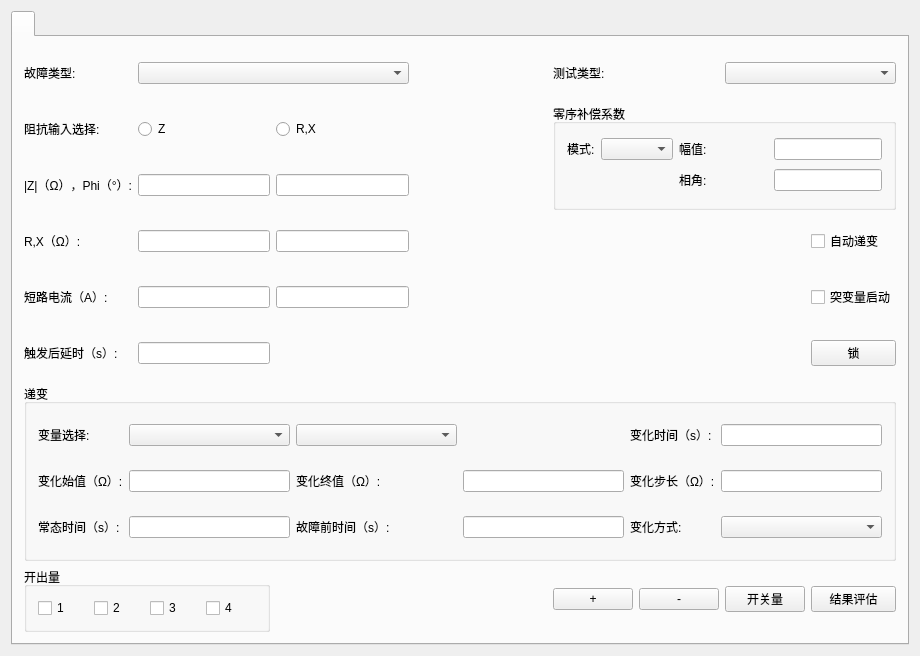
<?xml version="1.0" encoding="UTF-8"?>
<ui version="4.0">
 <class>QImpedanceManuWidget</class>
 <widget class="QWidget" name="QImpedanceManuWidget">
  <property name="geometry">
   <rect>
    <x>0</x>
    <y>0</y>
    <width>920</width>
    <height>656</height>
   </rect>
  </property>
  <property name="sizePolicy">
   <sizepolicy hsizetype="Expanding" vsizetype="Expanding">
    <horstretch>0</horstretch>
    <verstretch>0</verstretch>
   </sizepolicy>
  </property>
  <property name="windowTitle">
   <string>Form</string>
  </property>
  <layout class="QGridLayout" name="gridLayout">
   <item row="0" column="0">
    <widget class="QSttTabWidget" name="m_pImpedanceManuTab">
     <widget class="QWidget" name="m_pParaSetting_Widget">
      <attribute name="title">
       <string/>
      </attribute>
      <layout class="QGridLayout" name="gridLayout_6">
       <item row="0" column="1" colspan="3">
        <layout class="QGridLayout" name="gridLayout_2">
         <item row="1" column="1">
          <widget class="QRadioButton" name="m_pRad_Z">
           <property name="text">
            <string>Z</string>
           </property>
          </widget>
         </item>
         <item row="0" column="1" colspan="2">
          <widget class="QScrollComboBox" name="m_pCmb_FaultType"/>
         </item>
         <item row="8" column="6">
          <widget class="QPushButton" name="m_pBinarySet_PushButton">
           <property name="text">
            <string>开关量</string>
           </property>
           <property name="autoDefault">
            <bool>false</bool>
           </property>
          </widget>
         </item>
         <item row="0" column="6" colspan="2">
          <widget class="QScrollComboBox" name="m_pCmb_CalMode"/>
         </item>
         <item row="8" column="7">
          <widget class="QPushButton" name="m_pEstimate_PushButton">
           <property name="text">
            <string>结果评估</string>
           </property>
           <property name="autoDefault">
            <bool>false</bool>
           </property>
          </widget>
         </item>
         <item row="1" column="4" rowspan="2" colspan="4">
          <widget class="QSttGroupBox" name="groupBoxCoe">
           <property name="title">
            <string>零序补偿系数</string>
           </property>
           <layout class="QGridLayout" name="gridLayoutSub">
            <item row="0" column="0">
             <widget class="QLabel" name="m_pCacuTypeLabel">
              <property name="text">
               <string>模式:</string>
              </property>
             </widget>
            </item>
            <item row="0" column="1">
             <widget class="QScrollComboBox" name="m_pCmb_CacuType">
              <property name="sizePolicy">
               <sizepolicy hsizetype="Preferred" vsizetype="Fixed">
                <horstretch>0</horstretch>
                <verstretch>0</verstretch>
               </sizepolicy>
              </property>
              <property name="minimumSize">
               <size>
                <width>0</width>
                <height>0</height>
               </size>
              </property>
             </widget>
            </item>
            <item row="0" column="2">
             <widget class="QLabel" name="m_pAmpLabel">
              <property name="sizePolicy">
               <sizepolicy hsizetype="MinimumExpanding" vsizetype="Preferred">
                <horstretch>0</horstretch>
                <verstretch>0</verstretch>
               </sizepolicy>
              </property>
              <property name="minimumSize">
               <size>
                <width>50</width>
                <height>0</height>
               </size>
              </property>
              <property name="text">
               <string>幅值:</string>
              </property>
             </widget>
            </item>
            <item row="0" column="3">
             <widget class="QSettingLineEdit" name="m_pAmpEdit">
              <property name="alignment">
               <set>Qt::AlignCenter</set>
              </property>
             </widget>
            </item>
            <item row="1" column="2">
             <widget class="QLabel" name="m_pAngleLabel">
              <property name="sizePolicy">
               <sizepolicy hsizetype="MinimumExpanding" vsizetype="Preferred">
                <horstretch>0</horstretch>
                <verstretch>0</verstretch>
               </sizepolicy>
              </property>
              <property name="minimumSize">
               <size>
                <width>50</width>
                <height>0</height>
               </size>
              </property>
              <property name="text">
               <string>相角:</string>
              </property>
             </widget>
            </item>
            <item row="1" column="3">
             <widget class="QSettingLineEdit" name="m_pAngleEdit">
              <property name="alignment">
               <set>Qt::AlignCenter</set>
              </property>
             </widget>
            </item>
           </layout>
          </widget>
         </item>
         <item row="3" column="7">
          <widget class="QSttCheckBox" name="m_pAuto_CheckBox">
           <property name="text">
            <string>自动递变</string>
           </property>
          </widget>
         </item>
         <item row="4" column="7">
          <widget class="QSttCheckBox" name="m_pMutation_CheckBox">
           <property name="text">
            <string>突变量启动</string>
           </property>
          </widget>
         </item>
         <item row="5" column="7">
          <widget class="QPushButton" name="m_pLock_PushButton">
           <property name="text">
            <string>锁</string>
           </property>
          </widget>
         </item>
         <item row="8" column="5">
          <widget class="QPushButton" name="m_pbn_Down">
           <property name="text">
            <string>-</string>
           </property>
          </widget>
         </item>
         <item row="8" column="0" colspan="2">
          <widget class="QSttGroupBox" name="m_pBoutGroupBox">
           <property name="title">
            <string>开出量</string>
           </property>
           <layout class="QGridLayout" name="gridLayout_5">
            <item row="1" column="0">
             <widget class="QSttCheckBox" name="m_pBout_CheckBox0">
              <property name="text">
               <string>1</string>
              </property>
             </widget>
            </item>
            <item row="1" column="1">
             <widget class="QSttCheckBox" name="m_pBout_CheckBox1">
              <property name="text">
               <string>2</string>
              </property>
             </widget>
            </item>
            <item row="1" column="2">
             <widget class="QSttCheckBox" name="m_pBout_CheckBox2">
              <property name="text">
               <string>3</string>
              </property>
             </widget>
            </item>
            <item row="1" column="3">
             <widget class="QSttCheckBox" name="m_pBout_CheckBox3">
              <property name="text">
               <string>4</string>
              </property>
             </widget>
            </item>
           </layout>
          </widget>
         </item>
         <item row="8" column="4">
          <widget class="QPushButton" name="m_pbn_Up">
           <property name="text">
            <string>+</string>
           </property>
          </widget>
         </item>
         <item row="5" column="1">
          <widget class="QSttLineEdit" name="m_pTrigDelayEdit">
           <property name="alignment">
            <set>Qt::AlignCenter</set>
           </property>
          </widget>
         </item>
         <item row="3" column="0">
          <widget class="QLabel" name="m_pRXLabel">
           <property name="sizePolicy">
            <sizepolicy hsizetype="Preferred" vsizetype="Preferred">
             <horstretch>0</horstretch>
             <verstretch>0</verstretch>
            </sizepolicy>
           </property>
           <property name="minimumSize">
            <size>
             <width>0</width>
             <height>50</height>
            </size>
           </property>
           <property name="text">
            <string>R,X（Ω）:</string>
           </property>
          </widget>
         </item>
         <item row="4" column="1">
          <widget class="QSttLineEdit" name="m_pShortIOrZsAmpEdit">
           <property name="alignment">
            <set>Qt::AlignCenter</set>
           </property>
          </widget>
         </item>
         <item row="2" column="2">
          <widget class="QSettingLineEdit" name="m_pPhiEdit">
           <property name="alignment">
            <set>Qt::AlignCenter</set>
           </property>
          </widget>
         </item>
         <item row="2" column="1">
          <widget class="QSettingLineEdit" name="m_pZEdit">
           <property name="alignment">
            <set>Qt::AlignCenter</set>
           </property>
          </widget>
         </item>
         <item row="4" column="2">
          <widget class="QSttLineEdit" name="m_pShortIOrZsAngleEdit">
           <property name="alignment">
            <set>Qt::AlignCenter</set>
           </property>
          </widget>
         </item>
         <item row="3" column="1">
          <widget class="QSttLineEdit" name="m_pREdit">
           <property name="alignment">
            <set>Qt::AlignCenter</set>
           </property>
          </widget>
         </item>
         <item row="3" column="2">
          <widget class="QSttLineEdit" name="m_pXEdit">
           <property name="alignment">
            <set>Qt::AlignCenter</set>
           </property>
          </widget>
         </item>
         <item row="2" column="0">
          <widget class="QLabel" name="m_pZLabel">
           <property name="sizePolicy">
            <sizepolicy hsizetype="Preferred" vsizetype="Preferred">
             <horstretch>0</horstretch>
             <verstretch>0</verstretch>
            </sizepolicy>
           </property>
           <property name="minimumSize">
            <size>
             <width>0</width>
             <height>50</height>
            </size>
           </property>
           <property name="text">
            <string>|Z|（Ω），Phi（°）:</string>
           </property>
          </widget>
         </item>
         <item row="1" column="2">
          <widget class="QRadioButton" name="m_pRad_RX">
           <property name="text">
            <string>R,X</string>
           </property>
          </widget>
         </item>
         <item row="0" column="3">
          <spacer name="horizontalSpacer_2">
           <property name="orientation">
            <enum>Qt::Horizontal</enum>
           </property>
           <property name="sizeType">
            <enum>QSizePolicy::MinimumExpanding</enum>
           </property>
           <property name="sizeHint" stdset="0">
            <size>
             <width>40</width>
             <height>20</height>
            </size>
           </property>
          </spacer>
         </item>
         <item row="6" column="0" rowspan="2" colspan="8">
          <widget class="QSttGroupBox" name="groupBoxCommon">
           <property name="sizePolicy">
            <sizepolicy hsizetype="Preferred" vsizetype="Preferred">
             <horstretch>0</horstretch>
             <verstretch>0</verstretch>
            </sizepolicy>
           </property>
           <property name="title">
            <string>递变</string>
           </property>
           <layout class="QGridLayout" name="gridLayoutCommon">
            <item row="2" column="0">
             <widget class="QLabel" name="m_PrepareTimeLabel">
              <property name="sizePolicy">
               <sizepolicy hsizetype="Preferred" vsizetype="Expanding">
                <horstretch>0</horstretch>
                <verstretch>0</verstretch>
               </sizepolicy>
              </property>
              <property name="text">
               <string>常态时间（s）:</string>
              </property>
              <property name="alignment">
               <set>Qt::AlignLeading|Qt::AlignLeft|Qt::AlignVCenter</set>
              </property>
             </widget>
            </item>
            <item row="0" column="1">
             <widget class="QScrollComboBox" name="m_pCmb_FirstMode">
              <property name="sizePolicy">
               <sizepolicy hsizetype="Preferred" vsizetype="Fixed">
                <horstretch>0</horstretch>
                <verstretch>0</verstretch>
               </sizepolicy>
              </property>
             </widget>
            </item>
            <item row="2" column="1">
             <widget class="QSttLineEdit" name="m_PrepareTimeEdit">
              <property name="alignment">
               <set>Qt::AlignCenter</set>
              </property>
             </widget>
            </item>
            <item row="1" column="1">
             <widget class="QSettingLineEdit" name="m_pStartEdit">
              <property name="sizePolicy">
               <sizepolicy hsizetype="Expanding" vsizetype="Fixed">
                <horstretch>0</horstretch>
                <verstretch>0</verstretch>
               </sizepolicy>
              </property>
              <property name="alignment">
               <set>Qt::AlignCenter</set>
              </property>
             </widget>
            </item>
            <item row="1" column="0">
             <widget class="QLabel" name="m_pStartLabel">
              <property name="sizePolicy">
               <sizepolicy hsizetype="Preferred" vsizetype="Expanding">
                <horstretch>0</horstretch>
                <verstretch>0</verstretch>
               </sizepolicy>
              </property>
              <property name="text">
               <string>变化始值（Ω）:</string>
              </property>
              <property name="alignment">
               <set>Qt::AlignLeading|Qt::AlignLeft|Qt::AlignVCenter</set>
              </property>
             </widget>
            </item>
            <item row="2" column="2">
             <widget class="QLabel" name="m_PreFaultTimeLabel">
              <property name="sizePolicy">
               <sizepolicy hsizetype="Expanding" vsizetype="Preferred">
                <horstretch>0</horstretch>
                <verstretch>0</verstretch>
               </sizepolicy>
              </property>
              <property name="text">
               <string>故障前时间（s）:</string>
              </property>
              <property name="alignment">
               <set>Qt::AlignLeading|Qt::AlignLeft|Qt::AlignVCenter</set>
              </property>
             </widget>
            </item>
            <item row="1" column="2">
             <widget class="QLabel" name="m_pEndLabel">
              <property name="sizePolicy">
               <sizepolicy hsizetype="Expanding" vsizetype="Preferred">
                <horstretch>0</horstretch>
                <verstretch>0</verstretch>
               </sizepolicy>
              </property>
              <property name="text">
               <string>变化终值（Ω）:</string>
              </property>
              <property name="alignment">
               <set>Qt::AlignLeading|Qt::AlignLeft|Qt::AlignVCenter</set>
              </property>
             </widget>
            </item>
            <item row="0" column="0">
             <widget class="QLabel" name="m_pVarSelecLabel">
              <property name="sizePolicy">
               <sizepolicy hsizetype="Preferred" vsizetype="Expanding">
                <horstretch>0</horstretch>
                <verstretch>0</verstretch>
               </sizepolicy>
              </property>
              <property name="text">
               <string>变量选择:</string>
              </property>
              <property name="alignment">
               <set>Qt::AlignLeading|Qt::AlignLeft|Qt::AlignVCenter</set>
              </property>
             </widget>
            </item>
            <item row="1" column="3">
             <widget class="QSettingLineEdit" name="m_pEndEdit">
              <property name="alignment">
               <set>Qt::AlignCenter</set>
              </property>
             </widget>
            </item>
            <item row="0" column="4">
             <widget class="QLabel" name="m_pTimeLabel">
              <property name="text">
               <string>变化时间（s）:</string>
              </property>
              <property name="alignment">
               <set>Qt::AlignLeading|Qt::AlignLeft|Qt::AlignVCenter</set>
              </property>
             </widget>
            </item>
            <item row="2" column="5">
             <widget class="QScrollComboBox" name="m_pCmb_ChangeType"/>
            </item>
            <item row="2" column="3">
             <widget class="QSttLineEdit" name="m_PreFaultTimeEdit">
              <property name="alignment">
               <set>Qt::AlignCenter</set>
              </property>
             </widget>
            </item>
            <item row="1" column="4">
             <widget class="QLabel" name="m_pStepLabel">
              <property name="text">
               <string>变化步长（Ω）:</string>
              </property>
              <property name="alignment">
               <set>Qt::AlignLeading|Qt::AlignLeft|Qt::AlignVCenter</set>
              </property>
             </widget>
            </item>
            <item row="0" column="5">
             <widget class="QSettingLineEdit" name="m_pTimeEdit">
              <property name="alignment">
               <set>Qt::AlignCenter</set>
              </property>
             </widget>
            </item>
            <item row="1" column="5">
             <widget class="QSettingLineEdit" name="m_pStepEdit">
              <property name="alignment">
               <set>Qt::AlignCenter</set>
              </property>
             </widget>
            </item>
            <item row="2" column="4">
             <widget class="QLabel" name="m_pChangeTypeLabel">
              <property name="text">
               <string>变化方式:</string>
              </property>
              <property name="alignment">
               <set>Qt::AlignLeading|Qt::AlignLeft|Qt::AlignVCenter</set>
              </property>
             </widget>
            </item>
            <item row="0" column="2">
             <widget class="QScrollComboBox" name="m_pCmb_SecondMode">
              <property name="sizePolicy">
               <sizepolicy hsizetype="Expanding" vsizetype="Fixed">
                <horstretch>0</horstretch>
                <verstretch>0</verstretch>
               </sizepolicy>
              </property>
             </widget>
            </item>
           </layout>
          </widget>
         </item>
         <item row="0" column="4" colspan="2">
          <widget class="QLabel" name="m_pCalModeLabel">
           <property name="text">
            <string>测试类型:</string>
           </property>
           <property name="alignment">
            <set>Qt::AlignLeading|Qt::AlignLeft|Qt::AlignVCenter</set>
           </property>
          </widget>
         </item>
         <item row="4" column="0">
          <widget class="QLabel" name="m_pDLLabel">
           <property name="sizePolicy">
            <sizepolicy hsizetype="Preferred" vsizetype="Preferred">
             <horstretch>0</horstretch>
             <verstretch>0</verstretch>
            </sizepolicy>
           </property>
           <property name="minimumSize">
            <size>
             <width>0</width>
             <height>50</height>
            </size>
           </property>
           <property name="text">
            <string>短路电流（A）:</string>
           </property>
          </widget>
         </item>
         <item row="0" column="0">
          <widget class="QLabel" name="m_pFaultTypeLabel">
           <property name="sizePolicy">
            <sizepolicy hsizetype="Preferred" vsizetype="Preferred">
             <horstretch>0</horstretch>
             <verstretch>0</verstretch>
            </sizepolicy>
           </property>
           <property name="minimumSize">
            <size>
             <width>0</width>
             <height>50</height>
            </size>
           </property>
           <property name="text">
            <string>故障类型:</string>
           </property>
           <property name="alignment">
            <set>Qt::AlignLeading|Qt::AlignLeft|Qt::AlignVCenter</set>
           </property>
          </widget>
         </item>
         <item row="1" column="0">
          <widget class="QLabel" name="m_pImpedlabel">
           <property name="sizePolicy">
            <sizepolicy hsizetype="Preferred" vsizetype="Preferred">
             <horstretch>0</horstretch>
             <verstretch>0</verstretch>
            </sizepolicy>
           </property>
           <property name="minimumSize">
            <size>
             <width>0</width>
             <height>50</height>
            </size>
           </property>
           <property name="text">
            <string>阻抗输入选择:</string>
           </property>
           <property name="alignment">
            <set>Qt::AlignLeading|Qt::AlignLeft|Qt::AlignVCenter</set>
           </property>
          </widget>
         </item>
         <item row="5" column="0">
          <widget class="QLabel" name="m_pTrigDelayLabel">
           <property name="sizePolicy">
            <sizepolicy hsizetype="Preferred" vsizetype="Preferred">
             <horstretch>0</horstretch>
             <verstretch>0</verstretch>
            </sizepolicy>
           </property>
           <property name="minimumSize">
            <size>
             <width>0</width>
             <height>50</height>
            </size>
           </property>
           <property name="text">
            <string>触发后延时（s）:</string>
           </property>
          </widget>
         </item>
        </layout>
       </item>
      </layout>
     </widget>
    </widget>
   </item>
  </layout>
 </widget>
 <layoutdefault spacing="6" margin="11"/>
 <customwidgets>
  <customwidget>
   <class>QSttLineEdit</class>
   <extends>QLineEdit</extends>
   <header>../../Module/UI/Controls/SttLineEdit.h</header>
  </customwidget>
  <customwidget>
   <class>QSttGroupBox</class>
   <extends>QGroupBox</extends>
   <header>../../Module/UI/Controls/SttGroupBox.h</header>
   <container>1</container>
  </customwidget>
  <customwidget>
   <class>QSttTabWidget</class>
   <extends>QTabWidget</extends>
   <header>../../Module/UI/Controls/SttTabWidget.h</header>
   <container>1</container>
  </customwidget>
  <customwidget>
   <class>QSttCheckBox</class>
   <extends>QCheckBox</extends>
   <header>../../Module/UI/Controls/SttCheckbox.h</header>
  </customwidget>
  <customwidget>
   <class>QScrollComboBox</class>
   <extends>QComboBox</extends>
   <header>../../Module/UI/Module/ScrollCtrl/ScrollComboBox.h</header>
  </customwidget>
  <customwidget>
   <class>QSettingLineEdit</class>
   <extends>QLineEdit</extends>
   <header>../../UI/Controls/SettingCtrls/qsettinglineedit.h</header>
  </customwidget>
 </customwidgets>
 <resources/>
 <connections/>
</ui>
